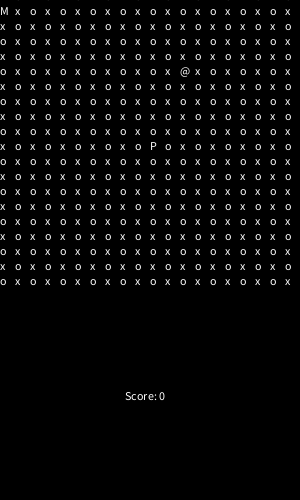
Frame 1 (no input)
Frame 60 (the mouse pressed at the canvas centre just before this capture): identical to frame 1, image omitted
Frame 120 (the mouse held since frame 60 and released just before this capture): identical to frame 1, image omitted

The Processing sketch that drew this single still picture (run headless with seeded random() and noise(); from frame 60 on, the mouse is pressed at the canvas centre):

// Processing sketch: Week4HW
// ── Week4HW.pde
int rows = 20;
int columns = 20;

int score;

int playerX;
int playerY;

int foodX;
int foodY;

int monsterX;
int monsterY;

char[][] grid = new char[rows][columns];

char player = 'P';

char food = '@';

char monster = 'M';

boolean gameIsOver;

void setup() {
  size(300, 500);
  
  score = 0;
  
  playerX=10;
  playerY=10;
  
  foodX = int(random(0, 20));
  foodY = int(random(0, 20));
  
  monsterX = 0;
  monsterY = 1;
  
  gameIsOver = false;
}

void draw() {
  
  background(0);
  
  textSize(12);
  fill(255);
  
  text("Score: " + score, 125, 400);
  
  for (int i=0; i < rows; i++) {
    for (int j=0; j < columns; j++) {
      
       if((i + j)%2 == 1){
        grid[i][j] = 'o';
      }else {
        grid[i][j] = 'x';
      }
      
      grid[foodX][foodY] = food;
      
      grid[monsterX][monsterY] = monster;
      
      grid[playerX][playerY] = player;
      
      text(grid[i][j], i*15, j*15);
    }
  }
  
  if(playerX == foodX && playerY == foodY){
    score += 100;
    
    foodX = int(random(0, 20));
    foodY = int(random(0, 20));
  }
  
  if(gameIsOver == true){
    
    for (int i=0; i < rows; i++) {
      for (int j=0; j < columns; j++) {
        
        grid[i][j] = 'Q';
        text(grid[i][j], i*15, j*15);
      }
    }
    
    textSize(40);
    fill(255, 0, 0);
    text("GAME OVER!", 25, 150);
  }
}

void keyPressed() {
  int random = int(random(2));
  
  if (key == 'w'){
      playerY--;
    }
    
    if (key == 's'){
      playerY++;
    }
    
    if (key == 'a'){
      playerX--;
    }
    
    if (key == 'd'){
      playerX++;
    }
    
    if(monsterX != playerX && monsterY != playerY){
      
      if(random == 0){
        if(monsterX > playerX){
         monsterX--; 
        }
        
        if(monsterX < playerX){
         monsterX++; 
        }
      }
      
      if(random == 1){
        if(monsterY > playerY){
         monsterY--; 
        }
        
        if(monsterY < playerY){
         monsterY++; 
        }
      }
    }
    
       else if(random == 0){
        if(monsterX > playerX){
         monsterX--; 
        }
        
        if(monsterX < playerX){
         monsterX++; 
        }
      }
      
      else if(random == 1){
        if(monsterY > playerY){
         monsterY--; 
        }
        
        if(monsterY < playerY){
         monsterY++; 
        }
      }
    
    if(monsterX == playerX && monsterY == playerY){
      gameIsOver = true;
    }
}
